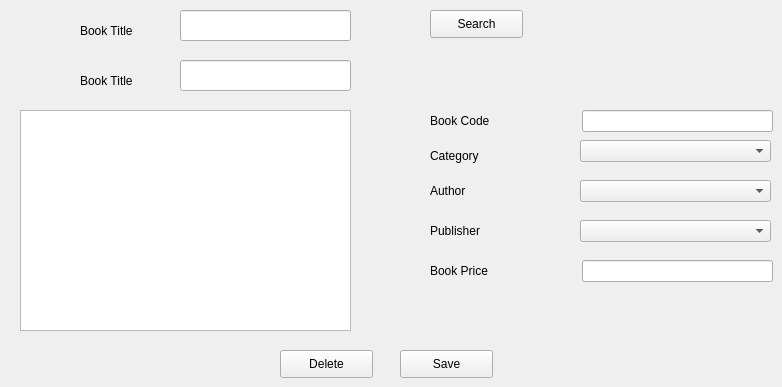
      <widget class="QWidget" name="tab_6">
       <attribute name="title">
        <string>Edit or Delete</string>
       </attribute>
       <widget class="QLineEdit" name="lineEdit_11">
        <property name="geometry">
         <rect>
          <x>582</x>
          <y>260</y>
          <width>191</width>
          <height>22</height>
         </rect>
        </property>
       </widget>
       <widget class="QLabel" name="label_15">
        <property name="geometry">
         <rect>
          <x>430</x>
          <y>260</y>
          <width>131</width>
          <height>21</height>
         </rect>
        </property>
        <property name="text">
         <string>Book Price</string>
        </property>
       </widget>
       <widget class="QComboBox" name="comboBox_12">
        <property name="geometry">
         <rect>
          <x>580</x>
          <y>220</y>
          <width>191</width>
          <height>22</height>
         </rect>
        </property>
       </widget>
       <widget class="QComboBox" name="comboBox_13">
        <property name="geometry">
         <rect>
          <x>580</x>
          <y>140</y>
          <width>191</width>
          <height>22</height>
         </rect>
        </property>
        <property name="currentText">
         <string/>
        </property>
       </widget>
       <widget class="QLabel" name="label_16">
        <property name="geometry">
         <rect>
          <x>80</x>
          <y>20</y>
          <width>131</width>
          <height>21</height>
         </rect>
        </property>
        <property name="text">
         <string>Book Title</string>
        </property>
       </widget>
       <widget class="QComboBox" name="comboBox_14">
        <property name="geometry">
         <rect>
          <x>580</x>
          <y>180</y>
          <width>191</width>
          <height>22</height>
         </rect>
        </property>
       </widget>
       <widget class="QLineEdit" name="lineEdit_12">
        <property name="geometry">
         <rect>
          <x>180</x>
          <y>10</y>
          <width>171</width>
          <height>31</height>
         </rect>
        </property>
       </widget>
       <widget class="QLabel" name="label_17">
        <property name="geometry">
         <rect>
          <x>430</x>
          <y>180</y>
          <width>131</width>
          <height>21</height>
         </rect>
        </property>
        <property name="text">
         <string>Author</string>
        </property>
       </widget>
       <widget class="QLabel" name="label_18">
        <property name="geometry">
         <rect>
          <x>430</x>
          <y>110</y>
          <width>131</width>
          <height>21</height>
         </rect>
        </property>
        <property name="text">
         <string>Book Code</string>
        </property>
       </widget>
       <widget class="QLabel" name="label_19">
        <property name="geometry">
         <rect>
          <x>430</x>
          <y>220</y>
          <width>131</width>
          <height>21</height>
         </rect>
        </property>
        <property name="text">
         <string>Publisher</string>
        </property>
       </widget>
       <widget class="QLineEdit" name="lineEdit_13">
        <property name="geometry">
         <rect>
          <x>582</x>
          <y>110</y>
          <width>191</width>
          <height>22</height>
         </rect>
        </property>
       </widget>
       <widget class="QLabel" name="label_20">
        <property name="geometry">
         <rect>
          <x>430</x>
          <y>140</y>
          <width>131</width>
          <height>31</height>
         </rect>
        </property>
        <property name="text">
         <string>Category</string>
        </property>
       </widget>
       <widget class="QPushButton" name="pushButton_9">
        <property name="geometry">
         <rect>
          <x>400</x>
          <y>350</y>
          <width>93</width>
          <height>28</height>
         </rect>
        </property>
        <property name="text">
         <string>Save</string>
        </property>
       </widget>
       <widget class="QPushButton" name="pushButton_10">
        <property name="geometry">
         <rect>
          <x>430</x>
          <y>10</y>
          <width>93</width>
          <height>28</height>
         </rect>
        </property>
        <property name="text">
         <string>Search</string>
        </property>
       </widget>
       <widget class="QLineEdit" name="lineEdit_20">
        <property name="geometry">
         <rect>
          <x>180</x>
          <y>60</y>
          <width>171</width>
          <height>31</height>
         </rect>
        </property>
       </widget>
       <widget class="QLabel" name="label_33">
        <property name="geometry">
         <rect>
          <x>80</x>
          <y>70</y>
          <width>131</width>
          <height>21</height>
         </rect>
        </property>
        <property name="text">
         <string>Book Title</string>
        </property>
       </widget>
       <widget class="QPushButton" name="pushButton_14">
        <property name="geometry">
         <rect>
          <x>280</x>
          <y>350</y>
          <width>93</width>
          <height>28</height>
         </rect>
        </property>
        <property name="text">
         <string>Delete</string>
        </property>
       </widget>
       <widget class="QTextEdit" name="textEdit_2">
        <property name="geometry">
         <rect>
          <x>20</x>
          <y>110</y>
          <width>331</width>
          <height>221</height>
         </rect>
        </property>
       </widget>
       <zorder>label_18</zorder>
       <zorder>lineEdit_11</zorder>
       <zorder>label_15</zorder>
       <zorder>comboBox_12</zorder>
       <zorder>comboBox_13</zorder>
       <zorder>label_16</zorder>
       <zorder>comboBox_14</zorder>
       <zorder>label_17</zorder>
       <zorder>label_19</zorder>
       <zorder>lineEdit_13</zorder>
       <zorder>label_20</zorder>
       <zorder>pushButton_9</zorder>
       <zorder>pushButton_10</zorder>
       <zorder>label_33</zorder>
       <zorder>pushButton_14</zorder>
       <zorder>textEdit_2</zorder>
       <zorder>lineEdit_20</zorder>
       <zorder>lineEdit_12</zorder>
      </widget>
